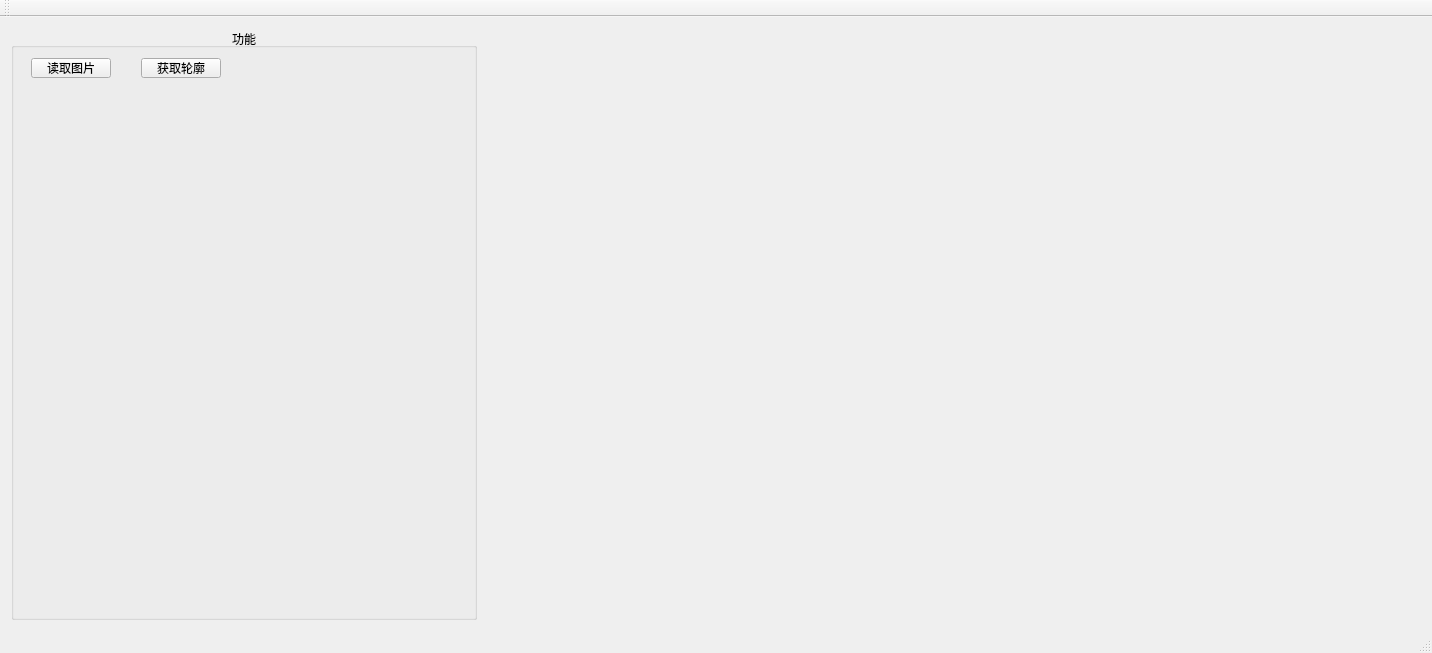
<?xml version="1.0" encoding="UTF-8"?>
<ui version="4.0">
 <class>MainWindow</class>
 <widget class="QMainWindow" name="MainWindow">
  <property name="geometry">
   <rect>
    <x>0</x>
    <y>0</y>
    <width>1432</width>
    <height>653</height>
   </rect>
  </property>
  <property name="minimumSize">
   <size>
    <width>600</width>
    <height>653</height>
   </size>
  </property>
  <property name="windowTitle">
   <string>QtCV</string>
  </property>
  <property name="windowIcon">
   <iconset>
    <normaloff>:/img/lena.jpg</normaloff>:/img/lena.jpg</iconset>
  </property>
  <widget class="QWidget" name="centralwidget">
   <layout class="QVBoxLayout" name="verticalLayout_2">
    <item>
     <layout class="QVBoxLayout" name="verticalLayout">
      <item>
       <layout class="QHBoxLayout" name="horizontalLayout_4">
        <property name="sizeConstraint">
         <enum>QLayout::SetFixedSize</enum>
        </property>
        <item>
         <layout class="QVBoxLayout" name="verticalLayout_3">
          <item>
           <widget class="QGroupBox" name="groupBox">
            <property name="minimumSize">
             <size>
              <width>300</width>
              <height>568</height>
             </size>
            </property>
            <property name="sizeIncrement">
             <size>
              <width>1</width>
              <height>1</height>
             </size>
            </property>
            <property name="baseSize">
             <size>
              <width>300</width>
              <height>568</height>
             </size>
            </property>
            <property name="mouseTracking">
             <bool>false</bool>
            </property>
            <property name="title">
             <string>功能</string>
            </property>
            <property name="alignment">
             <set>Qt::AlignCenter</set>
            </property>
            <property name="flat">
             <bool>true</bool>
            </property>
            <widget class="QPushButton" name="btn_readimg">
             <property name="geometry">
              <rect>
               <x>20</x>
               <y>30</y>
               <width>80</width>
               <height>20</height>
              </rect>
             </property>
             <property name="text">
              <string>读取图片</string>
             </property>
            </widget>
            <widget class="QPushButton" name="btn_canny">
             <property name="geometry">
              <rect>
               <x>130</x>
               <y>30</y>
               <width>80</width>
               <height>20</height>
              </rect>
             </property>
             <property name="text">
              <string>获取轮廓</string>
             </property>
            </widget>
           </widget>
          </item>
         </layout>
        </item>
        <item>
         <widget class="GraphicsView" name="leftGraphicsView" native="true">
          <property name="minimumSize">
           <size>
            <width>300</width>
            <height>300</height>
           </size>
          </property>
          <property name="sizeIncrement">
           <size>
            <width>570</width>
            <height>570</height>
           </size>
          </property>
          <property name="baseSize">
           <size>
            <width>570</width>
            <height>570</height>
           </size>
          </property>
         </widget>
        </item>
        <item>
         <widget class="GraphicsView" name="rightGraphicsView" native="true">
          <property name="sizeIncrement">
           <size>
            <width>570</width>
            <height>570</height>
           </size>
          </property>
          <property name="baseSize">
           <size>
            <width>570</width>
            <height>570</height>
           </size>
          </property>
         </widget>
        </item>
       </layout>
      </item>
     </layout>
    </item>
   </layout>
  </widget>
  <widget class="QStatusBar" name="statusBar"/>
  <widget class="QToolBar" name="toolBar">
   <property name="windowTitle">
    <string>toolBar</string>
   </property>
   <attribute name="toolBarArea">
    <enum>TopToolBarArea</enum>
   </attribute>
   <attribute name="toolBarBreak">
    <bool>false</bool>
   </attribute>
  </widget>
  <widget class="QMenuBar" name="menuBar">
   <property name="geometry">
    <rect>
     <x>0</x>
     <y>0</y>
     <width>1432</width>
     <height>22</height>
    </rect>
   </property>
  </widget>
 </widget>
 <layoutdefault spacing="6" margin="11"/>
 <customwidgets>
  <customwidget>
   <class>GraphicsView</class>
   <extends>QWidget</extends>
   <header>graphicsview.h</header>
  </customwidget>
 </customwidgets>
 <resources/>
 <connections/>
</ui>
